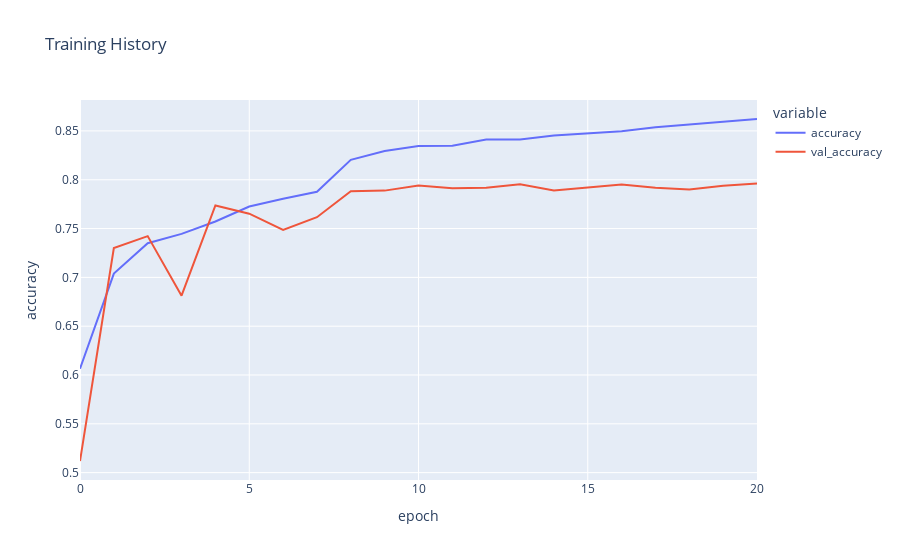

The cell this chart's notebook holds for it:
### Code cell
fig = px.line(
    history_ethnicity.history, y=['accuracy', 'val_accuracy'],
    labels={'index': 'epoch', 'value': 'accuracy'}, 
    title='Training History')
fig.show()

### Figure 1 — Plotly figure (JSON) as saved in the notebook; plotly's stock layout.template omitted (floating-point values rounded to 4 significant figures)
{"data": [{"hovertemplate": "variable=accuracy<br>epoch=%{x}<br>accuracy=%{y}<extra></extra>", "legendgroup": "accuracy", "line": {"color": "#636efa", "dash": "solid"}, "marker": {"symbol": "circle"}, "mode": "lines", "name": "accuracy", "orientation": "v", "showlegend": true, "type": "scatter", "x": [0, 1, 2, 3, 4, 5, 6, 7, 8, 9, 10, 11, 12, 13, 14, 15, 16, 17, 18, 19, 20], "xaxis": "x", "y": [0.6064, 0.7039, 0.735, 0.7446, 0.7572, 0.7726, 0.7806, 0.7876, 0.8204, 0.8295, 0.8346, 0.8348, 0.8413, 0.8412, 0.8453, 0.8479, 0.8498, 0.8537, 0.8564, 0.8588, 0.8622], "yaxis": "y"}, {"hovertemplate": "variable=val_accuracy<br>epoch=%{x}<br>accuracy=%{y}<extra></extra>", "legendgroup": "val_accuracy", "line": {"color": "#EF553B", "dash": "solid"}, "marker": {"symbol": "circle"}, "mode": "lines", "name": "val_accuracy", "orientation": "v", "showlegend": true, "type": "scatter", "x": [0, 1, 2, 3, 4, 5, 6, 7, 8, 9, 10, 11, 12, 13, 14, 15, 16, 17, 18, 19, 20], "xaxis": "x", "y": [0.5119, 0.73, 0.7422, 0.6813, 0.7737, 0.7652, 0.7486, 0.7617, 0.7882, 0.7889, 0.7941, 0.7914, 0.7918, 0.7954, 0.7891, 0.7924, 0.7952, 0.7918, 0.7901, 0.7939, 0.796], "yaxis": "y"}], "layout": {"legend": {"title": {"text": "variable"}, "tracegroupgap": 0}, "title": {"text": "Training History"}, "xaxis": {"anchor": "y", "domain": [0, 1], "title": {"text": "epoch"}}, "yaxis": {"anchor": "x", "domain": [0, 1], "title": {"text": "accuracy"}}}}
